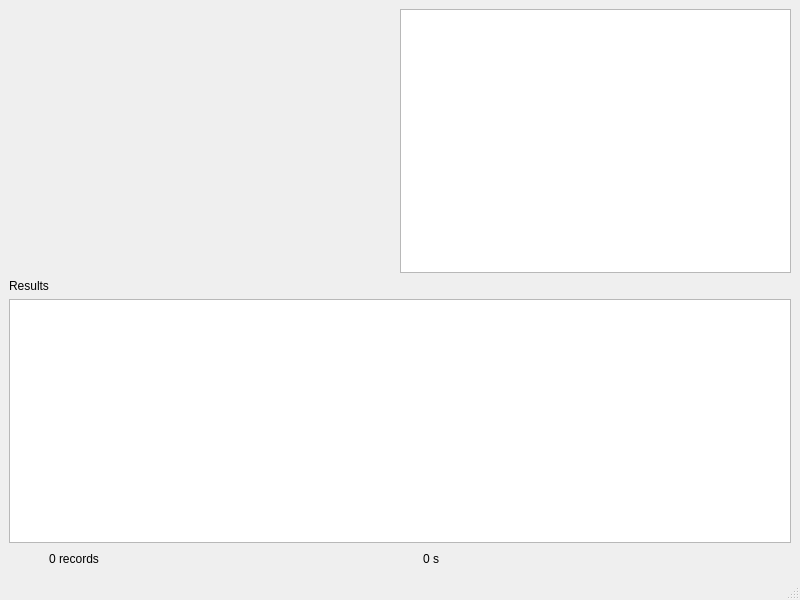
<?xml version="1.0" encoding="UTF-8"?>
<ui version="4.0">
 <class>MainWindow</class>
 <widget class="QMainWindow" name="MainWindow">
  <property name="geometry">
   <rect>
    <x>0</x>
    <y>0</y>
    <width>800</width>
    <height>600</height>
   </rect>
  </property>
  <property name="windowTitle">
   <string>MainWindow</string>
  </property>
  <widget class="QWidget" name="centralwidget">
   <layout class="QVBoxLayout" name="verticalLayout_2">
    <item>
     <layout class="QHBoxLayout" name="horizontalLayout">
      <item>
       <spacer name="horizontalSpacer">
        <property name="orientation">
         <enum>Qt::Horizontal</enum>
        </property>
        <property name="sizeHint" stdset="0">
         <size>
          <width>383</width>
          <height>20</height>
         </size>
        </property>
       </spacer>
      </item>
      <item>
       <widget class="QTextEdit" name="queryTextEdit"/>
      </item>
     </layout>
    </item>
    <item>
     <layout class="QVBoxLayout" name="verticalLayout">
      <item>
       <widget class="QLabel" name="label_5">
        <property name="text">
         <string>Results</string>
        </property>
       </widget>
      </item>
      <item>
       <widget class="QTableWidget" name="tableWidget"/>
      </item>
     </layout>
    </item>
    <item>
     <layout class="QHBoxLayout" name="horizontalLayout_5">
      <item>
       <spacer name="horizontalSpacer_2">
        <property name="orientation">
         <enum>Qt::Horizontal</enum>
        </property>
        <property name="sizeType">
         <enum>QSizePolicy::Minimum</enum>
        </property>
        <property name="sizeHint" stdset="0">
         <size>
          <width>40</width>
          <height>20</height>
         </size>
        </property>
       </spacer>
      </item>
      <item>
       <widget class="QLabel" name="recordLabel">
        <property name="text">
         <string>0 records</string>
        </property>
       </widget>
      </item>
      <item>
       <widget class="QLabel" name="timeLabel">
        <property name="text">
         <string>0 s</string>
        </property>
       </widget>
      </item>
     </layout>
    </item>
   </layout>
  </widget>
  <widget class="QMenuBar" name="menubar">
   <property name="geometry">
    <rect>
     <x>0</x>
     <y>0</y>
     <width>800</width>
     <height>25</height>
    </rect>
   </property>
  </widget>
  <widget class="QStatusBar" name="statusbar"/>
 </widget>
 <resources/>
 <connections/>
</ui>
